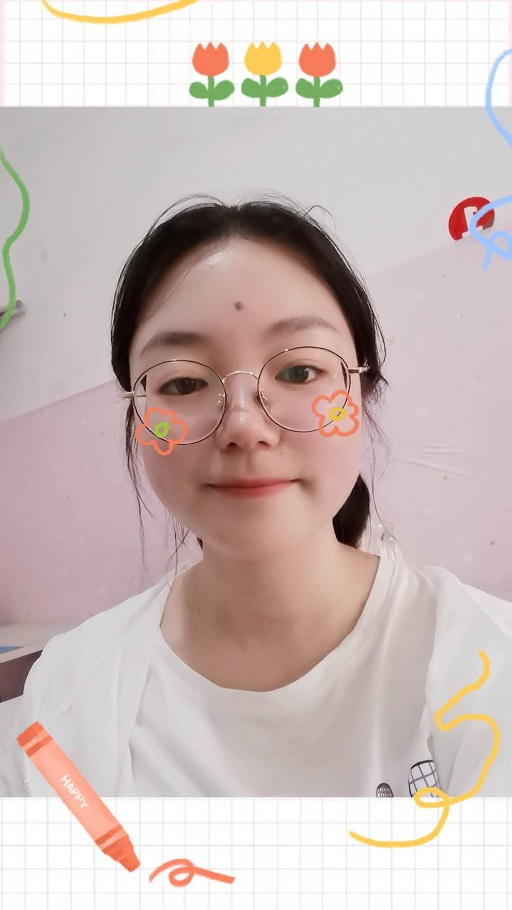
#> input picture resource/yzh.jpg, 512 x 910 px, found by its file name
$ python LBP.py
#> lines starting #> are read from the running program, lines starting #| are printed output that depends on the picture; after the words box and inside, x2 and y2 are one past the last pixel; in counts of white or black regions, pixels touching at a corner belong together
import cv2

img = cv2.imread('resource/yzh.jpg')
#> img is the input picture: shape (910, 512, 3); mean B, G, R 184.6, 187.8, 203.7

face_detect = cv2.CascadeClassifier('Feature Detection and Description\\LBP Detection\\lbpcascade_frontalface_improved.xml')

gray = cv2.cvtColor(img, code=cv2.COLOR_BGR2GRAY)
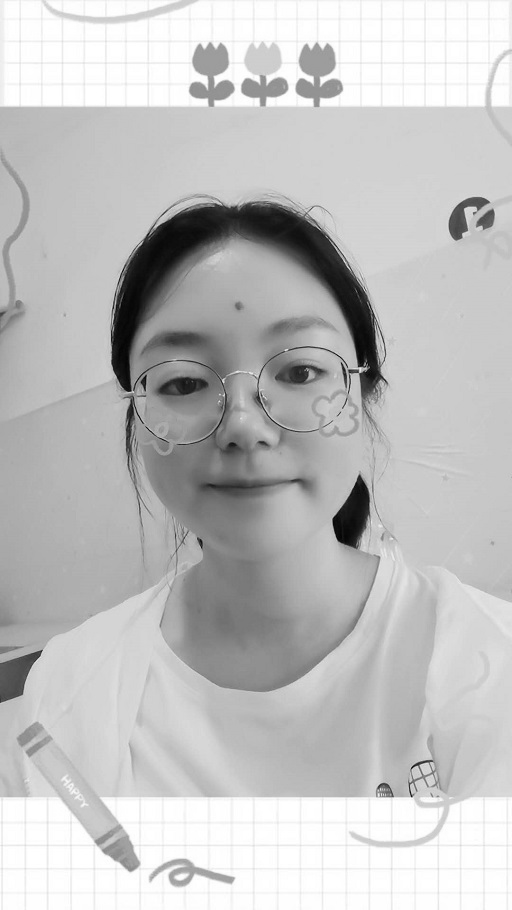
#> gray: shape (910, 512); min 3, max 255, mean 192.3
cv2.imshow('gray', gray)
face_zone = face_detect.detectMultiScale(gray, scaleFactor=2, minNeighbors=2)
#> face_zone = [[146, 338, 180, 180]]
print('face_zone: \n', face_zone) # return x,y,w,h
#| face_zone:
#|  [[146 338 180 180]]
for x, y, w, h in face_zone:
    cv2.rectangle(img, pt1=(x,y), pt2=(x+w,y+h), color=[0,0,255], thickness=2)

    cv2.circle(img, center=(x+w//2, y+h//2), radius=w//2, color=[0,255,0], thickness=2)
#> this loop made 1 pass
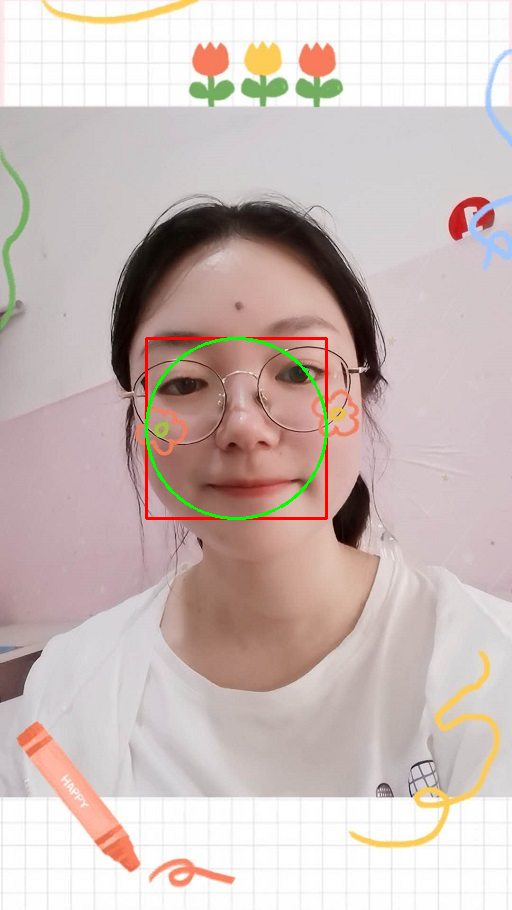
#> img: shape (910, 512, 3); 0.74% of pixels changed, all inside (x1, y1, x2, y2) = (145, 337, 328, 520)

cv2.namedWindow('Easmount-CSDN',0)

cv2.imshow('result', img)

cv2.waitKey(0)
cv2.destroyAllWindows()
